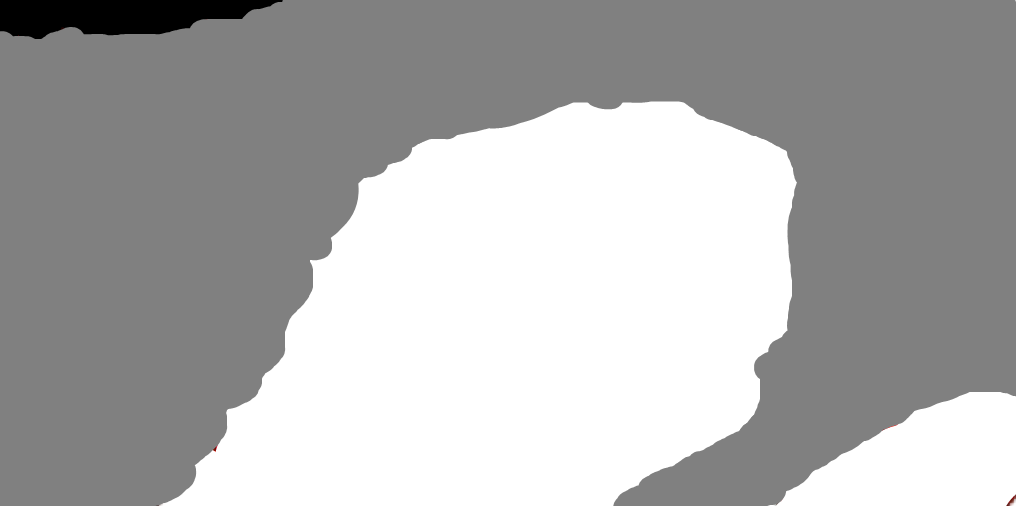
#> input picture data_TVE/T.png, 1016 x 506 px, found by its file name
$ python img2state.py
#> lines starting #> are read from the running program, lines starting #| are printed output that depends on the picture
import cv2
import math
import numpy as np
import copy


class State():
    def __init__(self, T_path, V_path, E_path):
#> called with T_path = './data_TVE/T.png', V_path = './data_TVE/V.png', E_path = './data_TVE/E.img'
        self.H = 500
        self.W = 1000
        self.H_num = 32
        self.W_num = 19
        self.r = self.H /self.H_num  + 1  # 16.625
        self.TVE_states = np.zeros((self.H_num, self.W_num, 3))

        T_img = cv2.imread(T_path, cv2.IMREAD_COLOR)
#> T_img is the input picture: shape (506, 1016, 3); mean B, G, R 174.6, 174.6, 174.6
        V_img = cv2.imread(V_path, cv2.IMREAD_COLOR)
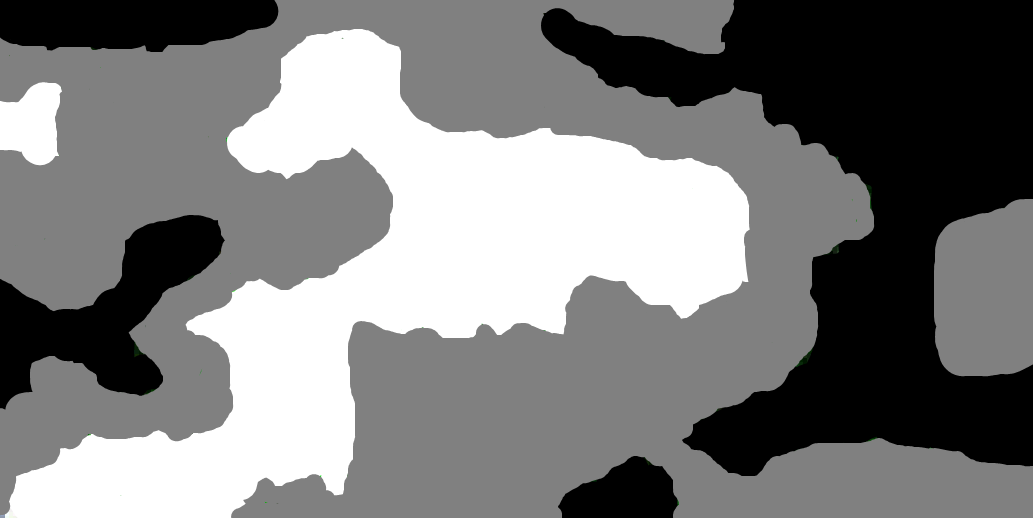
#> input picture data_TVE/V.png, 1033 x 518 px, found by its file name
#> V_img is the input picture: shape (518, 1033, 3); mean B, G, R 124.5, 124.6, 124.5
        self.T_img = cv2.resize(T_img, (self.W, self.H))
        self.V_img = cv2.resize(V_img, (self.W, self.H))


        self.__TV()

        print("self.r = ", self.r)
        print("original size is = ", T_img.shape)
        print("after resize size is = ", self.T_img.shape)  # (518, 1033, 3)


    def __TV(self):

        print("radius = ", self.r)
        T_img_copy = copy.deepcopy(self.T_img)
        V_img_copy = copy.deepcopy(self.V_img)

        print(self.T_img.shape)
#| (500, 1000, 3)
        print(self.T_img[0][0])
#| [0 0 0]
        v = self.T_img[0][0][0]
#> v = 0
        print(type(v))
#| <class 'numpy.uint8'>

        # print(TVE_states)
        print(self.TVE_states.shape)
        for y in range(self.H_num):
            pen_y = self.r * (math.sqrt(3) / 2 ) * y   + (self.r / 2) * math.sqrt(3)#  1.5 * r * y
            pen_x = 2 * self.r - self.r * 0.75 * math.pow(-1, y) # (r / 4) * math.sqrt(3) * math.pow(-1, y + 1) + (r / 4) * math.sqrt(3) + r
            pen_x_ = pen_x
            for x  in range(self.W_num):
                print(x, y)
                # The first and the last share special color and size labels
                if (x == 0 and y == 0) or (x == self.W_num -1 and y == self.H_num - 1):

                    print("(int(pen_x_), int(pen_y))", (int(pen_x_), int(pen_y)))
                    color = (0, 0, 255)
                    cv2.circle(T_img_copy, (int(pen_x_), int(pen_y)), radius=10, color=color, thickness=-1)
                    cv2.circle(V_img_copy, (int(pen_x_), int(pen_y)), radius=10, color=color, thickness=-1)
                # #########
                #
                # Use the information in topography(T.img) to determine the value of  TVE_states's topography values
                #
                # ##########

                # type 0
                if self.T_img[int(pen_y)][int(pen_x_)][0] <  100:
                    self.TVE_states[y][x][0] = 0
                    T_color =  (0, 0, 255)
                # type 2
                elif self.T_img[int(pen_y)][int(pen_x_)][0] >  200:
                    self.TVE_states[y][x][0] = 2
                    T_color =  (0, 255, 0 )
                # The other is type 1
                else:
                    self.TVE_states[y][x][0] = 1
                    T_color =  (255, 0, 0 )

                # #########
                #
                # Use the information in vegetation(V.img) to determine the value of  TVE_states's vegetation values
                #
                # ##########
                # type 0
                if self.V_img[int(pen_y)][int(pen_x_)][0] <  100:
                    self.TVE_states[y][x][1] = 0
                    V_color =  (0, 0, 255 )
                # type 2
                elif self.V_img[int(pen_y)][int(pen_x_)][0] >  200:
                    self.TVE_states[y][x][1] = 2
                    V_color =  (0, 255, 0 )
                # The other is type 1
                else:
                    self.TVE_states[y][x][1] = 1
                    V_color =  (255, 0, 0 )

                cv2.circle(T_img_copy, (int(pen_x_), int(pen_y)), radius=2, color=T_color, thickness=2)
                cv2.circle(V_img_copy, (int(pen_x_), int(pen_y)), radius=2, color=V_color, thickness=2)


                pen_x_ += 3 * self.r # r * math.sqrt(3)
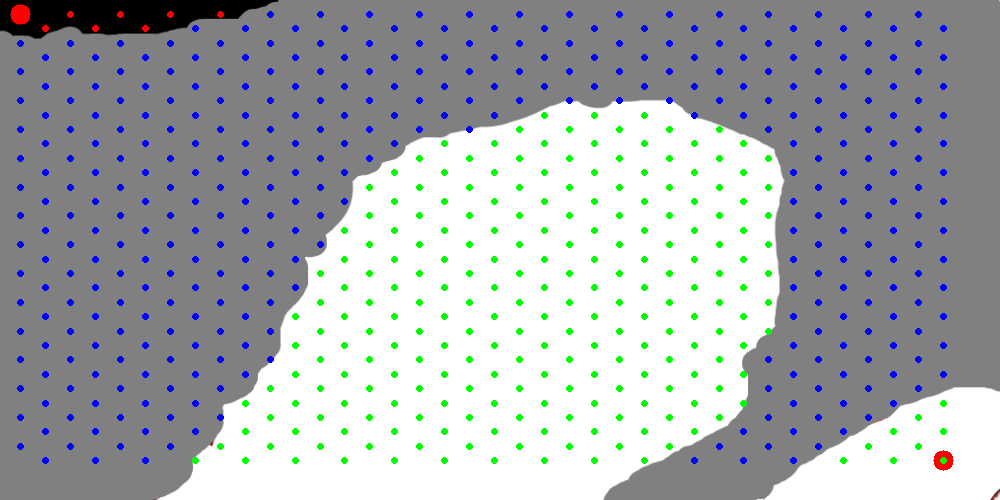
#> T_img_copy: shape (500, 1000, 3); mean B, G, R 173.5, 170.9, 167
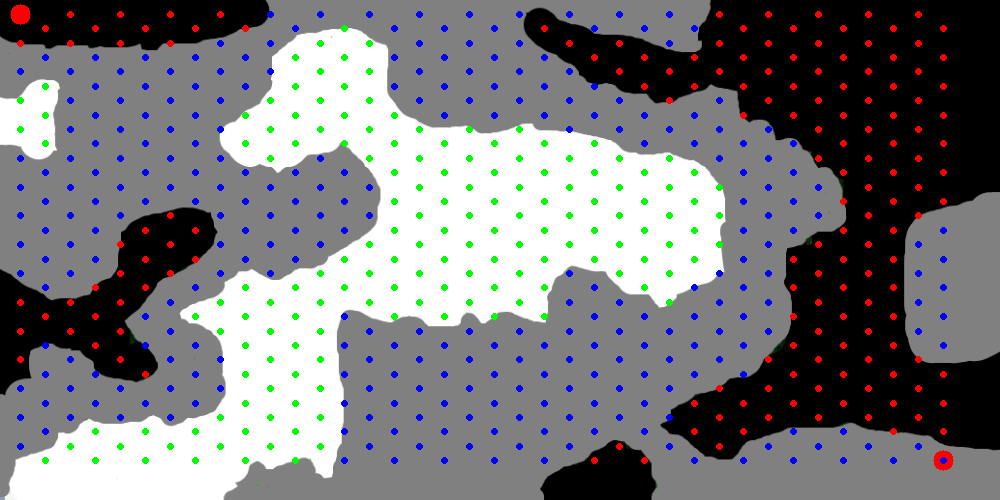
#> V_img_copy: shape (500, 1000, 3); mean B, G, R 124.2, 121.7, 122
                # print("x, y = ", x, y)
                # print("pen_y pen_x_ =  ", int(pen_x_), int(pen_y))

        cv2.imshow("T_img_copy", T_img_copy)
        cv2.imshow("V_img_copy", V_img_copy)
        cv2.waitKey(0)

        TVE_states = None
        return TVE_states


    def E():
        pass


# cv2.imshow("a", T_img)
# cv2.waitKey(10)

if __name__ =="__main__":
    T_path = "./data_TVE/T.png"
    V_path = "./data_TVE/V.png"
    E_path = "./data_TVE/E.img"

    state = State(T_path, V_path, E_path)
#| original size is =  (506, 1016, 3)
#| after resize size is =  (500, 1000, 3)

    # T = state.T()
